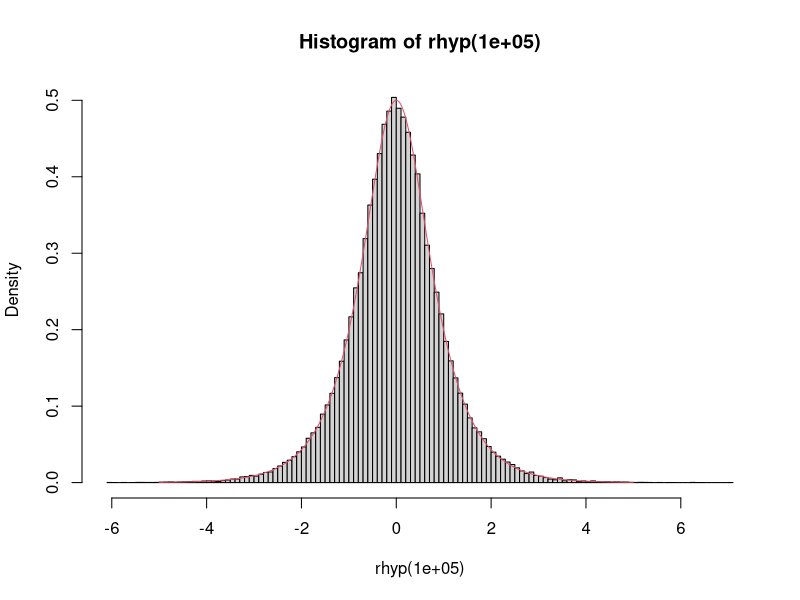

Generate this figure with R:
#Homework Implementation of Hyperbolic Distribution

dhyp <- function(x){
1/(2*cosh(pi*x*0.5))}

phyp <- function(x){
0.5+1/pi*atan(sinh(pi*x*0.5))}

qhyp <- function(q){
-2/pi * asinh(tan(pi/2 - pi*q))}

rhyp <- function(x){
y=runif(x,0,1)
r=qhyp(y)
r
}

x=seq(-5,5,by=0.001)
hist(rhyp(100000),breaks=100,probability=T)
lines(x,dhyp(x),col=2)
